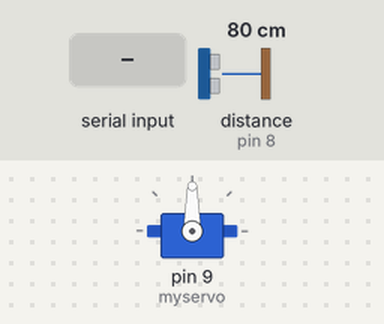
Bench run of a sketch on a simulated Arduino Uno, built with avr-gcc and run on an emulated ATmega328P. Shown: servo. The inputs (shaded band) are chosen by the test bench; at power-on: distance to the obstacle (sensor on pin 8) 80 cm. The echo pulse lasts 58.3 µs per cm; what the sketch prints to the serial monitor is not drawn.

Above: at 1.2 s.
1.3 s: "P" received over Serial
At 1.5 s:
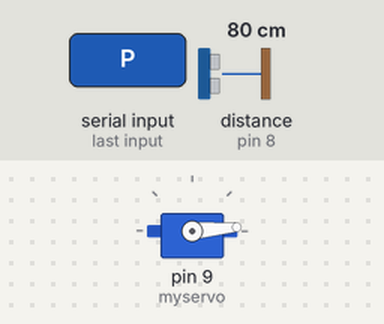
4.3 s: distance to the obstacle (sensor on pin 8) set to 2 cm
At 4.55 s:
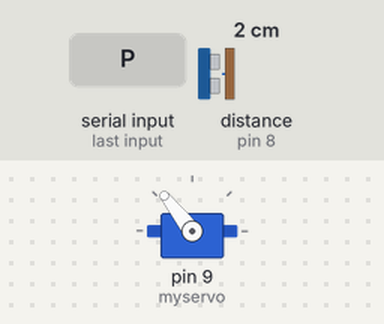
7.3 s: distance to the obstacle (sensor on pin 8) set to 4 cm
At 7.98 s:
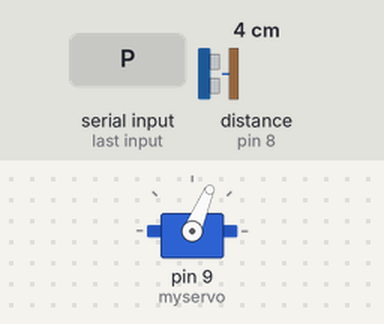
10.3 s: distance to the obstacle (sensor on pin 8) set to 9 cm
Timing chart, 0 to 14.3 s (numbered marks = the images above; inputs shaded):
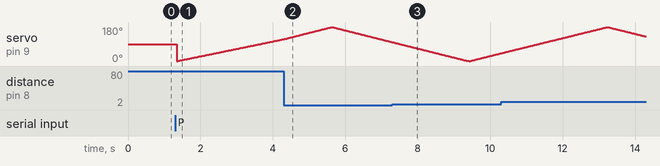

The sketch:

RadarPing.ino
```cpp
// (licence header left out)
/*
This file is a modification from
- The sensors ping example from arduino, created by David A. Mellis, modified by Tom Igoe
- The servo sweep example from arduino, created by BARRAGAN <http://barraganstudio.com>
*/

#include <Servo.h>

// this constant won't change.  It's the pin number
// of the sensor's output:
const int trigPin = 7;
const int echoPin = 8;

Servo myservo;
int pos = 0;

long duration, inches, cm;
unsigned long initialTime;
int val;


void setup()
{
  // initialize serial communication:
  Serial.begin(9600);
  pinMode(trigPin, OUTPUT);
  pinMode(echoPin, INPUT);
  myservo.attach(9);
}

void loop()
{

      // establish variables for duration of the ping,
      // and the distance result in inches and centimeters:

      if(Serial.available())     // if data is available to read
      {
        val = Serial.read();
      }

      if ((char)val == 'P')
      {
        for(pos = 0; pos < 180; pos += 1)  // goes from 0 degrees to 180 degrees
        {                                  // in steps of 1 degree
          myservo.write(pos);              // tell servo to go to position in variable 'pos'
          delay(20);                       // waits 15ms for the servo to reach the position
          ping();
          Serial.print(cm);
          Serial.print("A");
        }
        for(pos = 180; pos>=1; pos-=1)     // goes from 180 degrees to 0 degrees
        {
          myservo.write(pos);              // tell servo to go to position in variable 'pos'
          delay(20);                       // waits 15ms for the servo to reach the position
          ping();
          Serial.print(cm);
          Serial.print("A");
        }
      }

      initialTime = millis();

      while((millis() - 50) < initialTime);
}

long microsecondsToCentimeters(long microseconds)
{
  // The speed of sound is 340 m/s or 29 microseconds per centimeter.
  // The ping travels out and back, so to find the distance of the
  // object we take half of the distance travelled.
  return microseconds / 29 / 2;
}

long ping()
{
    digitalWrite(trigPin, LOW);
    delayMicroseconds(2);
    digitalWrite(trigPin, HIGH);
    delayMicroseconds(5);
    digitalWrite(trigPin, LOW);

    duration = pulseIn(echoPin, HIGH);

    cm = microsecondsToCentimeters(duration);
}
```

Measured:
- by itself, servo on pin 9 (myservo): rises from 41° to 180° in 2.9 s, then falls to 130° in 1.1 s
